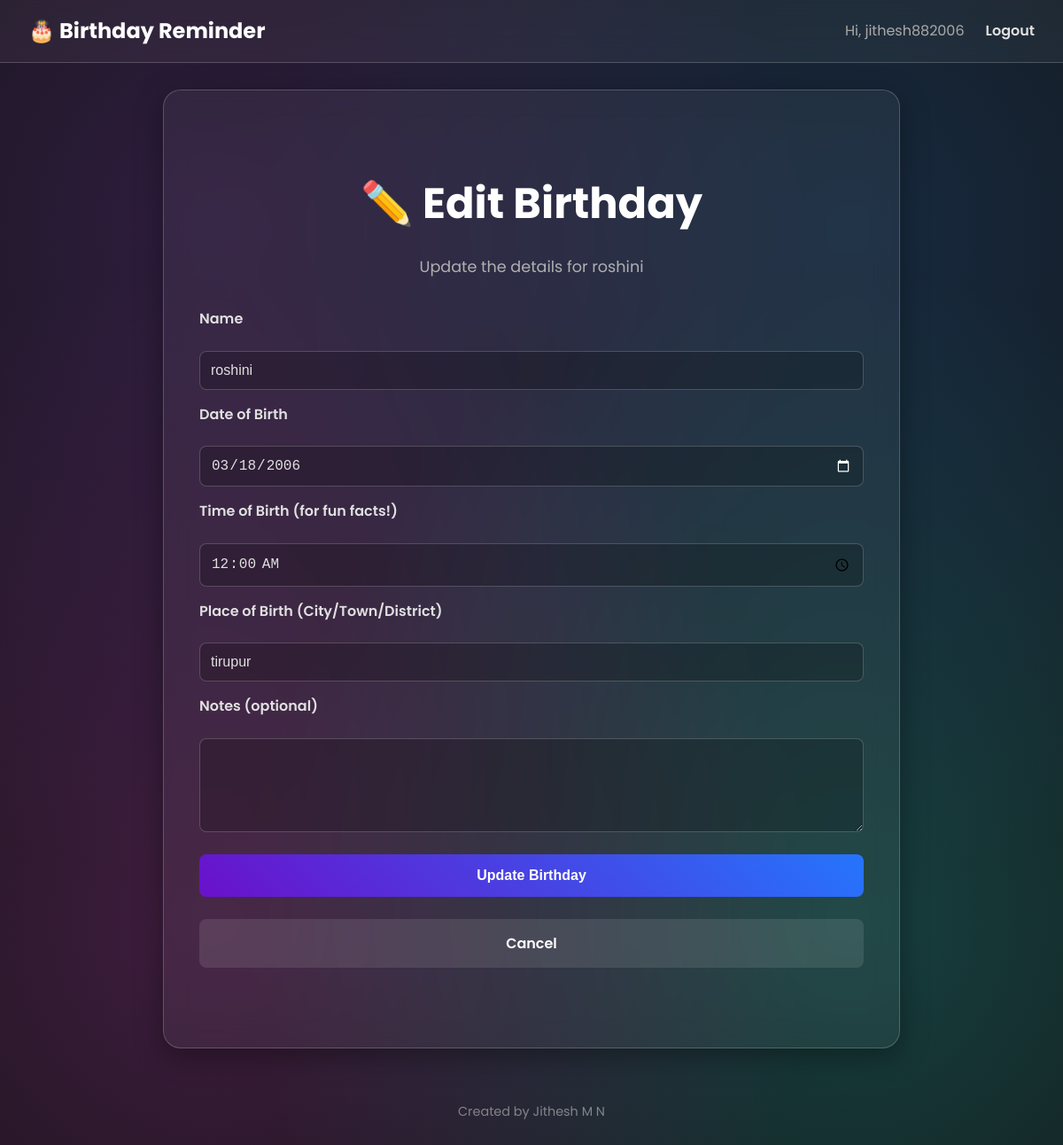
/edit/2 (signed in), run on the app's committed database.
### app.py (models this page shows)
class User(UserMixin, db.Model):
    id = db.Column(db.Integer, primary_key=True)
    email = db.Column(db.String(100), unique=True, nullable=False)
    password = db.Column(db.String(200), nullable=False)
    birthdays = db.relationship('Birthday', backref='creator', lazy=True)

class Birthday(db.Model):
    id = db.Column(db.Integer, primary_key=True)
    name = db.Column(db.String(200), nullable=False)
    dob = db.Column(db.Date, nullable=False)
    tob = db.Column(db.String(50), nullable=True)
    pob = db.Column(db.String(200), nullable=True)
    notes = db.Column(db.Text, nullable=True)
    latitude = db.Column(db.Float, nullable=True)
    longitude = db.Column(db.Float, nullable=True)
    user_id = db.Column(db.Integer, db.ForeignKey('user.id'), nullable=False)

### app.py (the view, shortened to what this page needs)
@app.route('/edit/<int:id>', methods=['GET', 'POST'])
@login_required
def edit(id):
    birthday_to_edit = Birthday.query.get_or_404(id)
    if birthday_to_edit.creator != current_user and current_user.email != ADMIN_EMAIL:
        flash("You can only edit birthdays that you have added.", "error")
        return redirect(url_for('index'))
    return render_template('edit.html', birthday=birthday_to_edit)

### app.py (called while the page is built)
@login_manager.user_loader
def load_user(user_id):
    return db.session.get(User, int(user_id))

### templates/edit.html (shortened to what this page needs)
{% extends "base.html" %}
{% block content %}
<div class="auth-container" style="max-width: 750px; text-align:left;">
    <header style="text-align:center;">
        <h1>✏️ Edit Birthday</h1>
        <p>Update the details for {{ birthday.name }}</p>
    </header>
    <section class="add-birthday-form">
        <form method="POST" action="/edit/{{ birthday.id }}">
            <label for="name">Name</label>
            <input type="text" name="name" value="{{ birthday.name }}" required>
            <label for="dob">Date of Birth</label>
            <input type="date" name="dob" value="{{ birthday.dob.strftime('%Y-%m-%d') }}" required>
            <label for="tob">Time of Birth (for fun facts!)</label>
            <input type="time" name="tob" value="{{ birthday.tob or '' }}">
            <label for="pob">Place of Birth (City/Town/District)</label>
            <input type="text" name="pob" value="{{ birthday.pob or '' }}">
            <label for="notes">Notes (optional)</label>
            <textarea name="notes">{{ birthday.notes or '' }}</textarea>
            <button type="submit">Update Birthday</button>
            <a href="/" class="cancel-btn">Cancel</a>
        </form>
    </section>
</div>
{% endblock %}

### templates/base.html (shortened to what this page needs)
<!DOCTYPE html>
<html lang="en">
<head>
    <link rel="stylesheet" href="{{ url_for('static', filename='style.css') }}">
</head>
<body>
    <nav class="navbar">
        <a href="{{ url_for('index') }}" class="nav-brand">🎂 Birthday Reminder</a>
        <div class="nav-links">
            {% if current_user.is_authenticated %}
                <span class="nav-user">Hi, {{ current_user.email.split('@')[0] }}</span>
                <a href="{{ url_for('logout') }}">Logout</a>
            {% else %}
                <a href="{{ url_for('login') }}">Login</a>
                <a href="{{ url_for('register') }}">Register</a>
            {% endif %}
        </div>
    </nav>
    <div class="container">
        {% block content %}{% endblock %}
    </div>
    <footer>
        <p>Created by Jithesh M N</p>
    </footer>
</body>
</html>

### static/style.css (style rules this page uses)
:root { --primary-color: #6a11cb; --secondary-color: #2575fc; --text-color: #e0e0e0; --bg-color: #121212; --container-bg: rgba(255, 255, 255, 0.05); --border-color: rgba(255, 255, 255, 0.2); --success-bg: rgba(46, 204, 113, 0.1); --success-color: #2ecc71; --error-bg: rgba(231, 76, 60, 0.1); --error-color: #e74c3c; }
body { font-family: 'Poppins', sans-serif; color: var(--text-color); background-color: var(--bg-color); background-image: radial-gradient(at 20% 20%, hsla(271, 91%, 63%, 0.2) 0px, transparent 50%), radial-gradient(at 80% 20%, hsla(212, 96%, 58%, 0.2) 0px, transparent 50%), radial-gradient(at 20% 80%, hsla(300, 91%, 63%, 0.2) 0px, transparent 50%), radial-gradient(at 80% 80%, hsla(180, 96%, 58%, 0.2) 0px, transparent 50%); margin: 0; padding: 0; line-height: 1.6; }
.container { max-width: 750px; margin: 30px auto; background: var(--container-bg); border-radius: 20px; padding: 40px; border: 1px solid var(--border-color); backdrop-filter: blur(15px); box-shadow: 0 8px 32px 0 rgba(0, 0, 0, 0.37); }
header { text-align: center; margin-bottom: 30px; }
header h1 { font-size: 3rem; font-weight: 700; color: #fff; margin: 0; }
header p { color: #b0b0b0; font-size: 1.1rem; }
form { display: flex; flex-direction: column; gap: 15px; }
form input, form textarea { padding: 12px; background: rgba(0,0,0,0.2); border: 1px solid var(--border-color); border-radius: 8px; color: var(--text-color); font-size: 1rem; transition: all 0.2s ease; }
form textarea { min-height: 80px; resize: vertical; }
form button, .cancel-btn { padding: 15px; border: none; border-radius: 8px; font-size: 1rem; font-weight: 600; cursor: pointer; transition: all 0.3s ease; margin-top: 10px; }
form button { background: linear-gradient(45deg, var(--primary-color), var(--secondary-color)); color: white; }
.cancel-btn { background: rgba(255,255,255,0.1); color: white; text-align: center; text-decoration: none; }
.navbar { display: flex; justify-content: space-between; align-items: center; padding: 1rem 2rem; background: var(--container-bg); border-bottom: 1px solid var(--border-color); backdrop-filter: blur(15px); }
.nav-brand { font-weight: 700; font-size: 1.5rem; color: #fff; text-decoration: none; }
.nav-links { display: flex; align-items: center; gap: 1.5rem; }
.nav-links a { color: var(--text-color); text-decoration: none; font-weight: 600; transition: color 0.2s; }
.nav-user { color: #aaa; }
.auth-container { max-width: 450px; margin: 50px auto; }
.auth-container header { margin-bottom: 2rem; }
.auth-container label { display: block; margin-bottom: 0.5rem; font-weight: 600; }
.auth-container input { width: 100%; box-sizing: border-box; }
.auth-container button { width: 100%; }
footer { text-align: center; padding: 30px 20px; color: var(--text-color); opacity: 0.5; font-size: 0.9rem; }
footer p { margin: 0; }

### data on the page
User: email "jithesh882006"
Birthday: name "roshini", dob "03/18/2006", tob "00:00", pob "tirupur"
